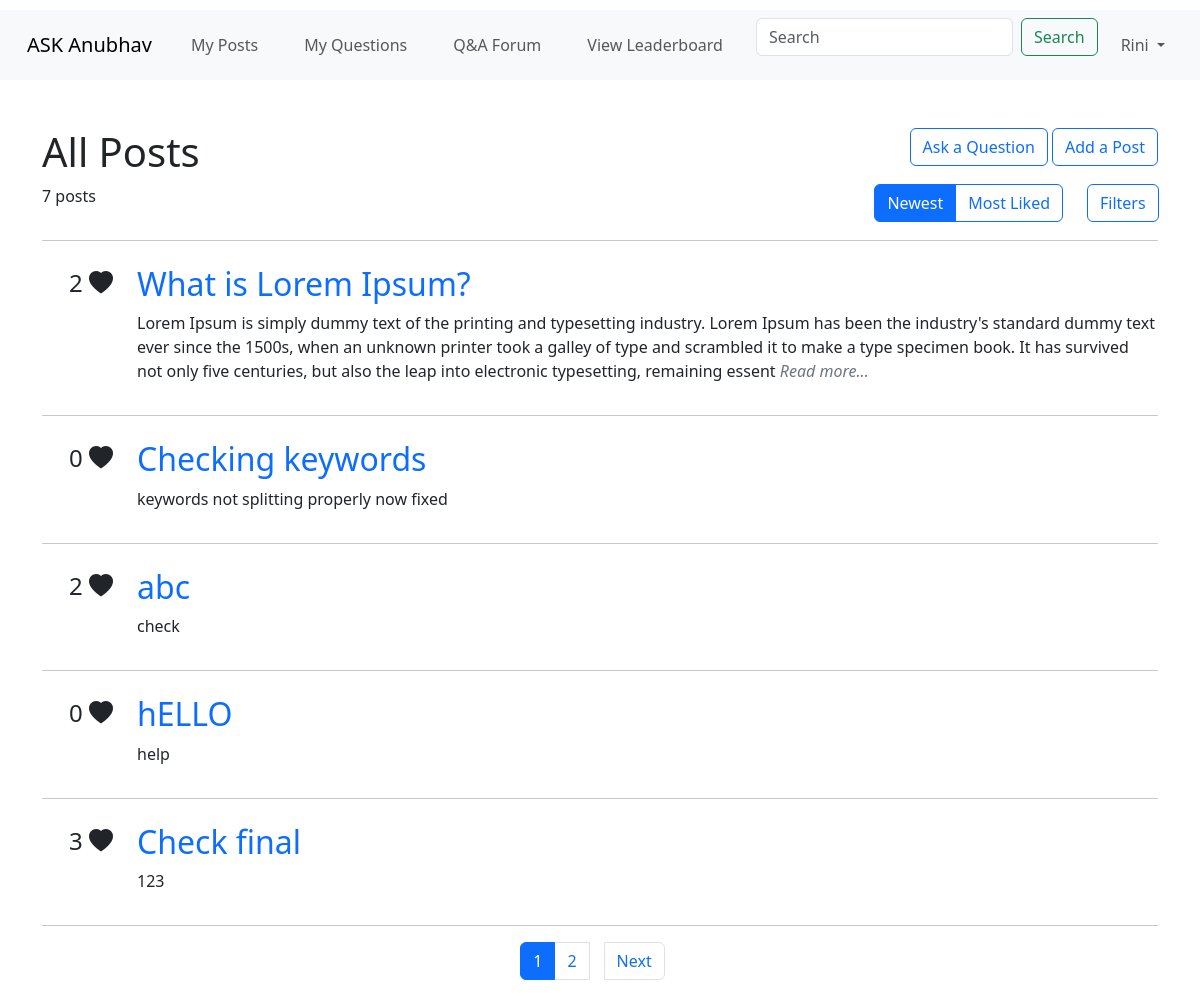
Screenshot of / (signed in) with the database file from the repository.
### merged.py (models this page shows, shortened)
class Post(db.Model):
    __tablename__ = 'post'
    id = db.Column(db.Integer, primary_key=True)
    title = db.Column(db.String(100), nullable=False)
    body = db.Column(db.Text, nullable=False)
    keywords = db.Column(db.String(255))
    date_of_post = db.Column(db.DateTime, default=lambda: datetime.now(timezone.utc))
    student_id = db.Column(db.Integer, nullable=False)
    like_count = db.Column(db.Integer, default=0)
    tags = db.relationship('Tag', secondary=post_tags, lazy='subquery', backref=db.backref('posts', lazy=True))
    approval = db.relationship('PostApproval', uselist=False, back_populates='post')

### merged.py (the view, shortened to what this page needs)
@app.route('/index')
@app.route('/')
def index():
    try:
        if 'student_id' not in session:
            flash("Please login to access the dashboard", "warning")
            return redirect(url_for('login'))
        sort = request.args.get('sort', 'latest')  # default sort is 'latest'
        page = request.args.get('page', 1, type=int)
        per_page = 5
        search_query = request.args.get('search', '').strip()
        posts_query = Post.query.outerjoin(PostApproval, Post.id == PostApproval.post_id)
        if not session.get('is_faculty'):
            posts_query = posts_query.filter(or_(PostApproval.status == "Approved"))
        if sort == 'accepted':
            posts_query = posts_query.filter(func.lower(PostApproval.status) == 'approved').order_by(
                Post.date_of_post.desc())
        elif sort == 'rejected':
            posts_query = posts_query.filter(func.lower(PostApproval.status) == 'rejected').order_by(
                Post.date_of_post.desc())
        elif sort == 'pending':
            posts_query = posts_query.filter(PostApproval.post_id == None).order_by(Post.date_of_post.desc())
        elif sort == 'likes':
            posts_query = posts_query.order_by(Post.like_count.desc())
        else:
            posts_query = posts_query.order_by(Post.date_of_post.desc())
        filtered_post_count = posts_query.count()
        pagination = posts_query.paginate(page=page, per_page=per_page, error_out=False)
        posts = pagination.items
        return render_template(
            'ASK_Anubhav/Student/index.html',
            posts=posts,
            pagination=pagination,
            total_posts=filtered_post_count,
            search_query=search_query,
            username=session.get('username', 'Guest'),
            current_sort=sort
        )
    except Exception as e:
        print(f"An error occurred: {str(e)}")
        flash("Something went wrong!", "danger")
        return redirect(url_for('login'))

### merged.py (called while the page is built)
@app.context_processor
def inject_session():
    try:
        return dict(session=session)  # Inject session into all templates
    except Exception as e:
        print("Session not created due to: {str(e)}")
        return dict(session={})

### templates/ASK_Anubhav/Student/index.html (shortened to what this page needs)
<!DOCTYPE html>
<html lang="en">
<head>
  <link rel="stylesheet" href="/static/style.css" />
  <link href="https://cdn.jsdelivr.net/npm/bootstrap@5.3.3/dist/css/bootstrap.min.css" rel="stylesheet"
 />
  <link href="https://cdn.jsdelivr.net/npm/bootstrap-icons/font/bootstrap-icons.css" rel="stylesheet">
</head>
<body>
  <nav class="navbar navbar-expand-lg bg-body-tertiary">
    <div class="container-fluid">
      <a class="navbar-brand" href="{{ url_for('index') }}">ASK Anubhav</a>
      <div class="collapse navbar-collapse" id="navbarSupportedContent">
        <ul class="navbar-nav me-auto mb-2 mb-lg-0">
          <li class="nav-item">
            <a class="nav-link" aria-current="page" href="{{ url_for('my_posts') }}">My Posts</a>
          </li>
          <li class="nav-item">
            <a class="nav-link" href="{{ url_for('my_questions') }}">My Questions</a>
          </li>
          <li class="nav-item">
            <a class="nav-link" href="{{ url_for('qa_forum') }}">Q&A Forum</a>
          </li>
          <li class="nav-item">
            <a class="nav-link" href="{{ url_for('leaderboard') }}">View Leaderboard</a>
          </li>
        </ul>
        <form class="d-flex mb-3" method="GET" action="{{ url_for('index') }}">
          <input class="form-control me-2" type="search" name="search" placeholder="Search" value="{{ search_query }}"
            aria-label="Search">
          <button class="btn btn-outline-success" type="submit">Search</button>
        </form>
        <ul class="navbar-nav">
          <li class="nav-item dropdown">
            <a class="nav-link dropdown-toggle" href="#" id="navbarDropdown" role="button" data-bs-toggle="dropdown"
              aria-expanded="false">
              {{ username }}
            </a>
          </li>
        </ul>
      </div>
    </div>
  </nav>
  <div class="container">
    <div class="row mt-5">
      <div class="col-md-9 ">
        <h1>All Posts</h1>
      </div>
      <div class="col-md-3 text-end">
        {% if not session.get('is_faculty') %}
        <button type="button" class="btn btn-outline-primary" onclick="goToQuestion()">
          Ask a Question
        </button>
        <button type="button" class="btn btn-outline-primary" onclick="goToCreatePage()">
          Add a Post
        </button>
        {% endif %}
      </div>
    </div>
    <div class="row">
      <div class="col-2 col-sm-2 col-md-2 col-xs-2">
        <p>{{ total_posts }} posts</p>
      </div>
      <div class="col-9 col-sm-9 col-md-9 col-xs-9 text-end">
        {% if session.get('is_faculty') %}
        <div class="btn-group" role="group" aria-label="Button group with nested dropdown">
                <a href="{{ url_for('index', sort='latest', page=1, search=search_query) }}" class="btn btn-outline-primary {% if current_sort == 'latest' %}active{% endif %}">All</a>
                <a href="{{ url_for('index', sort='accepted', page=1, search=search_query) }}" class="btn btn-outline-primary {% if current_sort == 'accepted' %}active{% endif %}">Accepted</a>
                <a href="{{ url_for('index', sort='rejected', page=1, search=search_query) }}" class="btn btn-outline-primary {% if current_sort == 'rejected' %}active{% endif %}">Rejected</a>
                <a href="{{ url_for('index', sort='pending', page=1, search=search_query) }}" class="btn btn-outline-primary {% if current_sort == 'pending' %}active{% endif %}">Pending</a>
            </div>
        {% else %}
        <div class="btn-group" role="group" aria-label="Button group with nested dropdown">
          <a href="{{ url_for('index', sort='latest', search=search_query) }}" class="btn btn-outline-primary {% if current_sort == 'latest' %}active{% endif %}">Newest</a>
          <a href="{{ url_for('index', sort='likes') }}" class="btn btn-outline-primary {% if current_sort == 'likes' %}active{% endif %}">Most Liked</a>
        </div>
        {% endif %}
      </div>
      <div class="col-1 col-sm-1 col-md-1 col-xs-1 text-end">
        <button type="button" class="btn btn-outline-primary" id="filter-button" onclick="toggleFilters()">
          Filters
        </button>
      </div>
    </div>
    <hr />
    {% for post in posts %}
    <div class="row mt-4" id="post-{{ post.id }}" onclick="window.location='{{ url_for('post_details', post_id=post.id) }}';"
         style="cursor: pointer;">
      <div class="col-1 text-end">
        <p style="font-size: 24px;">{{ post.like_count }} <i class="bi bi-heart-fill"></i></p>
      </div>
      <div class="col-11">
        <a class="anchor-tag" href="{{ url_for('post_details', post_id=post.id) }}" style="text-decoration:none;">
          <h2>{{ post.title }}</h2>
        </a>
        <p>{{ post.body[:350] }}
          {% if post.body|length > 350 %}
          <span style="color: #6c757d; font-style: italic;">Read more...</span>
          {% endif %}
        </p>
      </div>
    </div>
    <hr />
    {% endfor %}
  </div>
  <nav>
    <ul class="pagination justify-content-center">
      {% for num in pagination.iter_pages() %}
      {% if num %}
      {% if num == pagination.page %}
      <li class="page-item active"><span class="page-link">{{ num }}</span></li>
      {% else %}
      <li class="page-item">
        <a class="page-link" href="{{ url_for('index', page=num, search=search_query, sort=current_sort) }}">{{ num }}</a>
      </li>
      {% endif %}
      {% else %}
      <li class="page-item disabled"><span class="page-link">...</span></li>
      {% endif %}
      {% endfor %}
      {% if pagination.has_next %}
      <li class="page-item">
        <a class="page-link" href="{{ url_for('index', page=pagination.next_num, search=search_query, sort=current_sort) }}">Next</a>
      </li>
      {% endif %}
    </ul>
  </nav>
</body>
</html>

### static/ASK_Anubhav/style.css (style rules this page uses)
.anchor-tag { text-decoration: none; }
:root { --color-bg: #69F7BE; --color-text-main: #000000; --color-primary: #FFFF00; --wrapper-height: 87vh; --image-max-width: 300px; --image-margin: 3rem; --font-family: "HK Grotesk"; --font-family-header: "HK Grotesk"; }
* { box-sizing: border-box; }
body { font-family: HK Grotesk; background-color: var(--color-bg); }
button, input { font-family: inherit; font-size: 100%; background: #FFFFFF; border: 1px solid #000000; box-sizing: border-box; border-radius: 4px; padding: 0.5rem 1rem; transition: 500ms; }
h2 { color: #2800FF; }
nav { margin-top: 10px; position: relative; }
nav a { margin: 0 15px; text-decoration: none; color: #333; font-size: 1.2em; transition: color 0.3s; }

### rows the page displays
Post: like_count "2", title "What is Lorem Ipsum?", body "Lorem Ipsum is simply dummy text of the printing and typesetting industry. Lorem Ipsum has been the industry's standard dummy text ever since the 1500s, when an unknown printer took a galley of type and scrambled it to make a type specimen book. It has survived not only five centuries, but also the leap into electronic typesetting, remaining essent", shows "Read more..."
Post: like_count "0", title "Checking keywords", body "keywords not splitting properly now fixed"
Post: like_count "2", title "abc", body "check"
Post: like_count "0", title "hELLO", body "help"
Post: like_count "3", title "Check final", body "123"

### other values shown
{{ username }} "Rini"
{{ total_posts }} "7"
{{ num }} "1"
{{ num }} "2"
